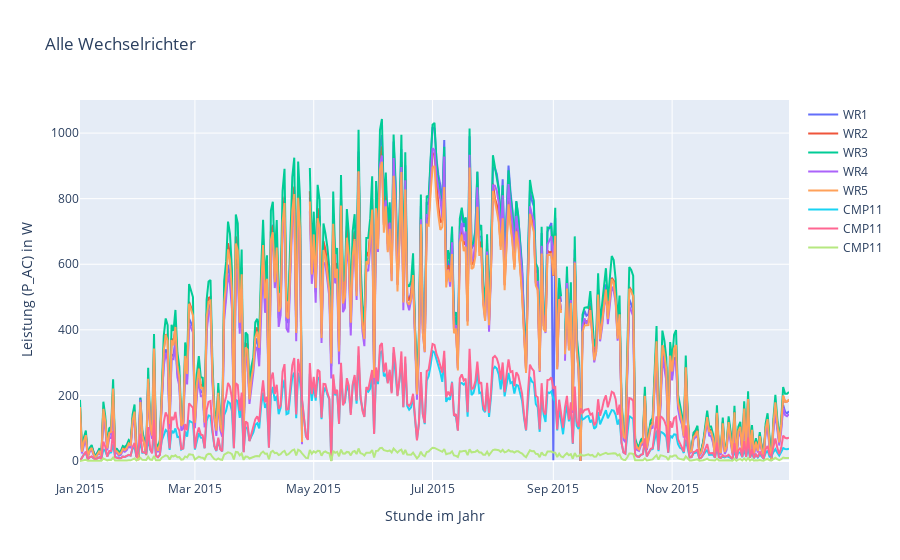

Notebook code cell kept with this figure:
### Markdown cell above
## Interactive Plot with Metadata

### Code cell
# Interactive plot
data = [
    go.Scatter(x=df_reD.index.tolist(), 
               y=df_reD['wr1_p_ac'].tolist(), 
               name='WR1', line=dict(), mode='lines'),
    go.Scatter(x=df_reD.index.tolist(), 
               y=df_reD['wr2_p_ac'].tolist(), 
               name='WR2', line=dict(), mode='lines'),
    go.Scatter(x=df_reD.index.tolist(), 
               y=df_reD['wr3_p_ac'].tolist(), 
               name='WR3', line=dict(), mode='lines'),
    go.Scatter(x=df_reD.index.tolist(), 
               y=df_reD['wr4_p_ac'].tolist(), 
               name='WR4', line=dict(), mode='lines'),
    go.Scatter(x=df_reD.index.tolist(), 
               y=df_reD['wr5_p_ac'].tolist(), 
               name='WR5', line=dict(), mode='lines'),
    go.Scatter(x=df_reD.index.tolist(), 
               y=df_reD['g_hor_si'].tolist(), 
               name='CMP11', line=dict(), mode='lines'),
    go.Scatter(x=df_reD.index.tolist(), 
               y=df_reD['g_gen_cmp11'].tolist(), 
               name='CMP11', line=dict(), mode='lines'),
    go.Scatter(x=df_reD.index.tolist(), 
               y=df_reD['ev_beleuchtung'].tolist(), 
               name='CMP11', line=dict(), mode='lines'),
]
layout = go.Layout(
    title=''.join(info_dict['Title']),
    yaxis=dict(title=''.join(info_dict['Y-Axis'])),
    xaxis=dict(title=''.join(info_dict['X-Axis']))
)
ifig_allwr = go.Figure(data=data, layout=layout)
pltly.iplot(ifig_allwr)

### Figure 1 — Plotly figure (JSON) as saved in the notebook; plotly's stock layout.template omitted (floating-point values rounded to 4 significant figures; data arrays with more than 128 entries replaced by an {"elided": "..."} marker saying what was removed)
{"data": [{"mode": "lines", "name": "WR1", "type": "scatter", "x": {"elided": "365 str values"}, "y": {"elided": "365 float values"}}, {"mode": "lines", "name": "WR2", "type": "scatter", "x": {"elided": "365 str values"}, "y": {"elided": "365 float values"}}, {"mode": "lines", "name": "WR3", "type": "scatter", "x": {"elided": "365 str values"}, "y": {"elided": "365 float values"}}, {"mode": "lines", "name": "WR4", "type": "scatter", "x": {"elided": "365 str values"}, "y": {"elided": "365 float values"}}, {"mode": "lines", "name": "WR5", "type": "scatter", "x": {"elided": "365 str values"}, "y": {"elided": "365 float values"}}, {"mode": "lines", "name": "CMP11", "type": "scatter", "x": {"elided": "365 str values"}, "y": {"elided": "365 float values"}}, {"mode": "lines", "name": "CMP11", "type": "scatter", "x": {"elided": "365 str values"}, "y": {"elided": "365 float values"}}, {"mode": "lines", "name": "CMP11", "type": "scatter", "x": {"elided": "365 str values"}, "y": {"elided": "365 float values"}}], "layout": {"title": {"text": "Alle Wechselrichter"}, "xaxis": {"title": {"text": "Stunde im Jahr"}}, "yaxis": {"title": {"text": "Leistung (P_AC) in W"}}}}
